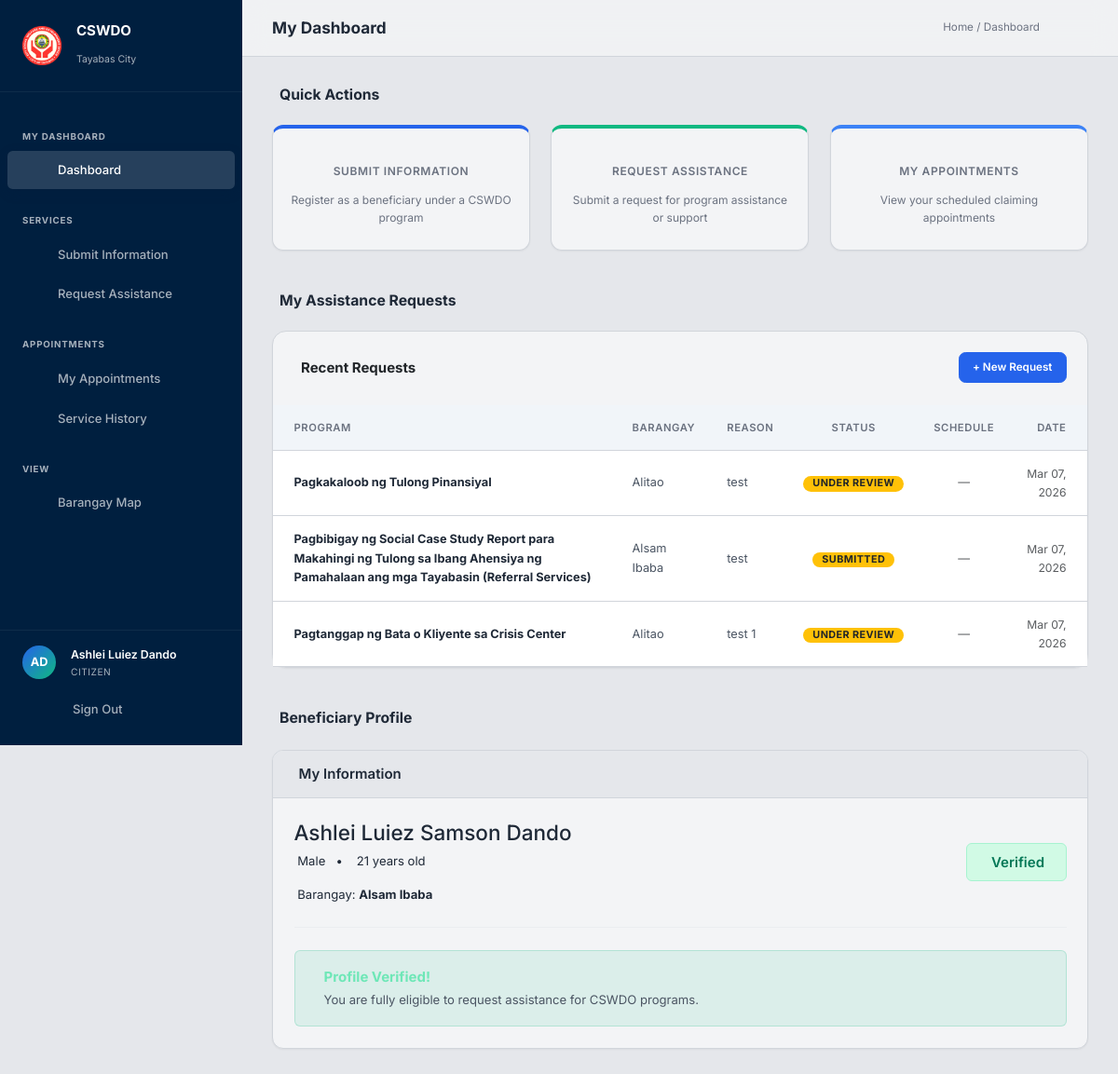
/user/dashboard/ (signed in), run on an earlier commit of the app's database.
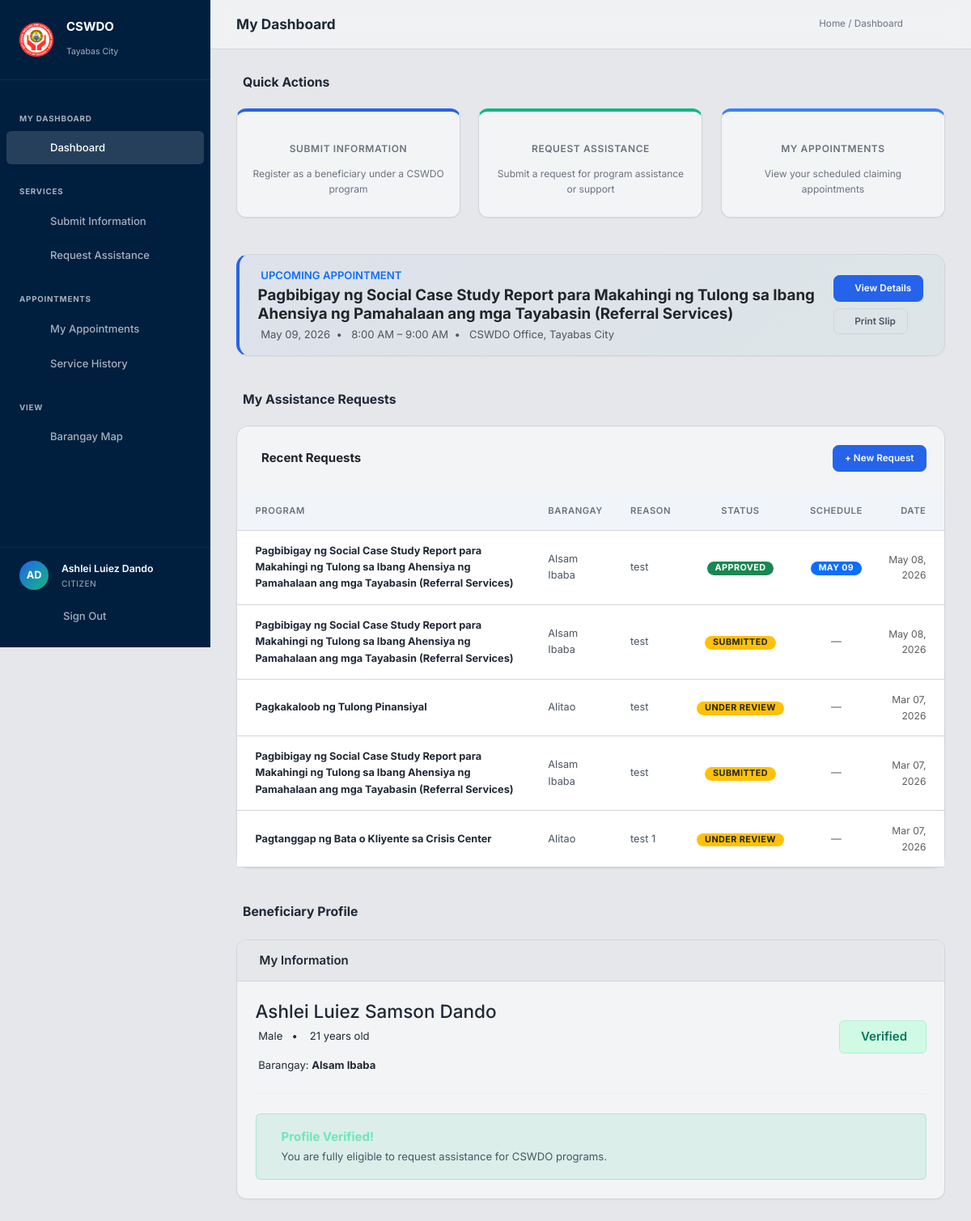
And on a later commit of the database.
### core/models.py (models this page shows, shortened)
class AssistanceRequest(models.Model):
    STATUS_CHOICES = [
        ('submitted', 'Submitted'),
        ('under_review', 'Under Review'),
        ('approved', 'Approved'),
        ('rejected', 'Rejected'),
    ]
    user = models.ForeignKey(User, on_delete=models.CASCADE, related_name='requests')
    beneficiary = models.ForeignKey(Beneficiary, on_delete=models.SET_NULL, null=True, blank=True, related_name='requests')
    program = models.ForeignKey(Program, on_delete=models.CASCADE, related_name='requests')
    barangay = models.ForeignKey(Barangay, on_delete=models.CASCADE, related_name='requests', null=True)
    reason = models.TextField()
    selected_category = models.CharField(max_length=200, blank=True, help_text='Sub-category chosen by applicant (e.g. Sa Medikal, Senior Citizen)')
    document = models.FileField(upload_to='request_documents/', blank=True, null=True)
    status = models.CharField(max_length=20, choices=STATUS_CHOICES, default='submitted')
    admin_notes = models.TextField(blank=True)
    date_submitted = models.DateTimeField(auto_now_add=True)
    date_updated = models.DateTimeField(auto_now=True)
    class Meta:
        ordering = ['-date_submitted']

class Program(models.Model):
    name = models.CharField(max_length=300, unique=True)
    description = models.TextField(blank=True)
    transaction_type = models.CharField(max_length=100, default='G2C - Government to Citizen')
    who_may_avail = models.TextField(blank=True)
    is_active = models.BooleanField(default=True)
    created_at = models.DateTimeField(auto_now_add=True)
    class Meta:
        ordering = ['name']

class Barangay(models.Model):
    name = models.CharField(max_length=100, unique=True)
    latitude = models.FloatField()
    longitude = models.FloatField()
    population = models.PositiveIntegerField(default=0)
    class Meta:
        ordering = ['name']
        verbose_name_plural = 'Barangays'

class ScheduledTransaction(models.Model):
    STATUS_CHOICES = [
        ('pending', 'Pending'),
        ('under_review', 'Under Review'),
        ('approved', 'Approved'),
        ('scheduled', 'Scheduled'),
        ('claimed', 'Claimed'),
        ('completed', 'Completed'),
        ('missed', 'Missed'),
        ('cancelled', 'Cancelled'),
        ('rejected', 'Rejected'),
    ]
    TIME_SLOT_CHOICES = [
        ('08:00', '8:00 AM – 9:00 AM'),
        ('09:00', '9:00 AM – 10:00 AM'),
        ('10:00', '10:00 AM – 11:00 AM'),
        ('11:00', '11:00 AM – 12:00 PM'),
        ('13:00', '1:00 PM – 2:00 PM'),
        ('14:00', '2:00 PM – 3:00 PM'),
        ('15:00', '3:00 PM – 4:00 PM'),
        ('16:00', '4:00 PM – 5:00 PM'),
    ]
    assistance_request = models.OneToOneField(
        AssistanceRequest, on_delete=models.CASCADE,
        related_name='schedule', null=True, blank=True,
    )
    beneficiary = models.ForeignKey(
        Beneficiary, on_delete=models.CASCADE, related_name='schedules',
    )
    program = models.ForeignKey(
        Program, on_delete=models.CASCADE, related_name='schedules',
    )
    barangay = models.ForeignKey(
        Barangay, on_delete=models.SET_NULL, null=True, blank=True,
        related_name='schedules',
    )
    schedule_date = models.DateField(null=True, blank=True)
    time_slot = models.CharField(
        max_length=5, choices=TIME_SLOT_CHOICES, blank=True,
        help_text='Hour block (HH:MM)',
    )
    claim_location = models.CharField(max_length=300, default='CSWDO Office, Tayabas City')
    assigned_staff = models.ForeignKey(
        User, on_delete=models.SET_NULL, null=True, blank=True,
        related_name='assigned_schedules',
    )
    max_per_slot = models.PositiveIntegerField(default=10, help_text='Max beneficiaries per slot')
    status = models.CharField(max_length=20, choices=STATUS_CHOICES, default='pending')
    remarks = models.TextField(blank=True)
    admin_notes = models.TextField(blank=True)
    reschedule_count = models.PositiveIntegerField(default=0)
    reschedule_requested = models.BooleanField(default=False)
    reschedule_reason = models.TextField(blank=True)
    created_by = models.ForeignKey(
        User, on_delete=models.SET_NULL, null=True, blank=True,
        related_name='created_schedules',
    )
    created_at = models.DateTimeField(auto_now_add=True)
    updated_at = models.DateTimeField(auto_now=True)
    class Meta:
        ordering = ['-created_at']
        verbose_name = 'Scheduled Transaction'
        verbose_name_plural = 'Scheduled Transactions'

### core/views.py (the view)
# urls.py: path('user/dashboard/', views.user_dashboard, name='user_dashboard'),
@login_required
def user_dashboard(request):
    my_requests = AssistanceRequest.objects.filter(
        user=request.user
    ).select_related('program', 'barangay', 'schedule')
    beneficiary_profile = Beneficiary.objects.filter(
        user=request.user
    ).select_related('barangay').first()
    has_approved_profile = beneficiary_profile and beneficiary_profile.status == 'approved'
    upcoming_appointment = None
    service_history_count = 0
    recent_history = []
    if beneficiary_profile:
        today = timezone.localdate()
        upcoming_appointment = ScheduledTransaction.objects.filter(
            beneficiary=beneficiary_profile,
            schedule_date__gte=today,
            status__in=['scheduled', 'approved', 'pending'],
        ).select_related('program', 'barangay').order_by('schedule_date').first()
        history_qs = ServiceHistory.objects.filter(
            beneficiary=beneficiary_profile
        ).select_related('program').order_by('-created_at')
        service_history_count = history_qs.count()
        recent_history = list(history_qs[:3])
    return render(request, 'user_dashboard.html', {
        'requests': my_requests,
        'beneficiary_profile': beneficiary_profile,
        'has_approved_profile': has_approved_profile,
        'upcoming_appointment': upcoming_appointment,
        'service_history_count': service_history_count,
        'recent_history': recent_history,
    })

### core/models.py (called while the page is built)
    @property
    def is_admin(self):
        return self.role == 'admin'

    @property
    def is_staff_role(self):
        return self.role == 'staff'

### core/templates/user_dashboard.html (shortened to what the changed rows need)
{% extends 'base.html' %}
{% load static %}
{% block content %}
<div class="dashboard-container position-relative" style="z-index: 1;">
    {% if upcoming_appointment %}
    <div class="card mb-5" style="border-left: 4px solid var(--primary); background: linear-gradient(135deg, rgba(37,99,235,0.04), rgba(16,185,129,0.04));" id="upcoming-appointment-card">
        <div class="card-body px-4 py-3">
            <div class="d-flex flex-column flex-md-row justify-content-between align-items-md-center gap-3">
                <div>
                    <div class="small text-primary fw-semibold mb-1">
                         UPCOMING APPOINTMENT
                    </div>
                    <h5 class="fw-bold mb-1">{{ upcoming_appointment.program.name }}</h5>
                    <p class="mb-0 small text-muted">
                        {{ upcoming_appointment.schedule_date|date:"F d, Y" }}
                        &nbsp;•&nbsp;
                        {{ upcoming_appointment.get_time_slot_display }}
                        &nbsp;•&nbsp;
                        {{ upcoming_appointment.claim_location }}
                    </p>
                </div>
                <div class="d-flex gap-2 flex-wrap">
                    <a href="{% url 'user_appointment_detail' upcoming_appointment.pk %}" class="btn btn-primary btn-sm" id="view-upcoming-appt">
                         View Details
                    </a>
                    <a href="{% url 'print_appointment_slip' upcoming_appointment.pk %}" class="btn btn-outline btn-sm" target="_blank" id="print-upcoming-slip">
                         Print Slip
                    </a>
                </div>
            </div>
        </div>
    </div>
    {% endif %}
    <div class="card mb-5">
        <div class="card-body p-0">
            <div class="table-responsive">
                {% if requests %}
                <table class="table mb-0">
                    <thead>
                        <tr>
                            <th class="ps-4">Program</th>
                            <th>Barangay</th>
                            <th>Reason</th>
                            <th class="text-center">Status</th>
                            <th class="text-center">Schedule</th>
                            <th class="text-end pe-4">Date</th>
                        </tr>
                    </thead>
                    <tbody>
                        {% for req in requests %}
                        <tr>
                            <td class="ps-4"><strong style="color:var(--text)">{{ req.program.name }}</strong></td>
                            <td style="color:var(--text-secondary)">{{ req.barangay.name|default:"" }}</td>
                            <td style="color:var(--text-secondary)">{{ req.reason|truncatewords:10 }}</td>
                            <td class="text-center">
                                {% if req.status == 'approved' %}
                                <span class="badge bg-success text-white">{{ req.get_status_display }}</span>
                                {% elif req.status == 'rejected' %}
                                <span class="badge bg-danger text-white">{{ req.get_status_display }}</span>
                                {% else %}
                                <span class="badge bg-warning text-dark">{{ req.get_status_display }}</span>
                                {% endif %}
                            </td>
                            <td class="text-center">
                                {% if req.status == 'approved' %}
                                    {% if req.schedule %}
                                    <a href="{% url 'user_appointment_detail' req.schedule.pk %}" class="badge bg-primary text-white text-decoration-none" style="font-size:0.7rem">
                                        {{ req.schedule.schedule_date|date:"M d"|default:"View" }}
                                    </a>
                                    {% else %}
                                    <span class="small text-muted">Pending Schedule</span>
                                    {% endif %}
                                {% else %}
                                <span class="text-muted">—</span>
                                {% endif %}
                            </td>
                            <td class="text-end pe-4 text-muted" style="font-size: 0.8125rem;">{{ req.date_submitted|date:"M d, Y" }}</td>
                        </tr>
                        {% endfor %}
                    </tbody>
                </table>
                {% endif %}
            </div>
        </div>
    </div>
</div>
{% endblock %}

What changed in the data, as far as the page shows it:
added ScheduledTransaction: program.name "Pagbibigay ng Social Case Study Report para Makahingi ng Tulong sa Ibang Ahensiya ng Pamahalaan ang mga Tayabasin (Referral Services)", schedule_date "May 09, 2026", time_slot "8:00 AM – 9:00 AM", claim_location "CSWDO Office, Tayabas City"
added AssistanceRequest: program.name "Pagbibigay ng Social Case Study Report para Makahingi ng Tulong sa Ibang Ahensiya ng Pamahalaan ang mga Tayabasin (Referral Services)", barangay.name "Alsam Ibaba", reason "test", status "APPROVED", schedule.schedule_date "MAY 09", date_submitted "May 08, 2026"
added AssistanceRequest: program.name "Pagbibigay ng Social Case Study Report para Makahingi ng Tulong sa Ibang Ahensiya ng Pamahalaan ang mga Tayabasin (Referral Services)", barangay.name "Alsam Ibaba", reason "test", status "SUBMITTED", date_submitted "May 08, 2026"
Also different on the page:
text now shown: "UPCOMING APPOINTMENT • • View Details Print Slip"
